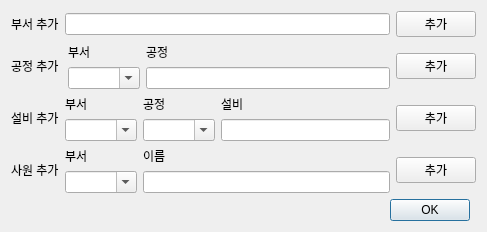
<?xml version="1.0" encoding="UTF-8"?>
<ui version="4.0">
 <class>EIS_input_information</class>
 <widget class="QDialog" name="EIS_input_information">
  <property name="geometry">
   <rect>
    <x>0</x>
    <y>0</y>
    <width>487</width>
    <height>227</height>
   </rect>
  </property>
  <property name="windowTitle">
   <string>Dialog</string>
  </property>
  <layout class="QGridLayout" name="gridLayout">
   <item row="5" column="0">
    <spacer name="verticalSpacer">
     <property name="orientation">
      <enum>Qt::Vertical</enum>
     </property>
     <property name="sizeHint" stdset="0">
      <size>
       <width>20</width>
       <height>40</height>
      </size>
     </property>
    </spacer>
   </item>
   <item row="6" column="0">
    <widget class="QDialogButtonBox" name="buttonBox">
     <property name="orientation">
      <enum>Qt::Horizontal</enum>
     </property>
     <property name="standardButtons">
      <set>QDialogButtonBox::Ok</set>
     </property>
    </widget>
   </item>
   <item row="0" column="0" colspan="2">
    <layout class="QGridLayout" name="gridLayout_4">
     <item row="1" column="0">
      <widget class="QLabel" name="label">
       <property name="text">
        <string>부서 추가</string>
       </property>
      </widget>
     </item>
     <item row="1" column="1">
      <widget class="QLineEdit" name="add_team"/>
     </item>
     <item row="1" column="2">
      <widget class="QPushButton" name="add_team_btn">
       <property name="text">
        <string>추가</string>
       </property>
      </widget>
     </item>
    </layout>
   </item>
   <item row="1" column="0" colspan="2">
    <layout class="QGridLayout" name="gridLayout_2">
     <item row="0" column="0" rowspan="2">
      <widget class="QLabel" name="label_2">
       <property name="text">
        <string>공정 추가 </string>
       </property>
      </widget>
     </item>
     <item row="0" column="1">
      <widget class="QLabel" name="label_3">
       <property name="text">
        <string>부서</string>
       </property>
      </widget>
     </item>
     <item row="0" column="2">
      <widget class="QLabel" name="label_4">
       <property name="sizePolicy">
        <sizepolicy hsizetype="Fixed" vsizetype="Maximum">
         <horstretch>0</horstretch>
         <verstretch>0</verstretch>
        </sizepolicy>
       </property>
       <property name="text">
        <string>공정</string>
       </property>
      </widget>
     </item>
     <item row="1" column="1">
      <widget class="QComboBox" name="add_process_team">
       <property name="editable">
        <bool>true</bool>
       </property>
      </widget>
     </item>
     <item row="0" column="3" rowspan="2">
      <widget class="QPushButton" name="add_process_btn">
       <property name="text">
        <string>추가</string>
       </property>
      </widget>
     </item>
     <item row="1" column="2">
      <widget class="QLineEdit" name="add_process"/>
     </item>
    </layout>
   </item>
   <item row="2" column="0" colspan="2">
    <layout class="QGridLayout" name="gridLayout_5">
     <item row="0" column="1">
      <widget class="QLabel" name="label_6">
       <property name="text">
        <string>부서</string>
       </property>
      </widget>
     </item>
     <item row="0" column="2">
      <widget class="QLabel" name="label_7">
       <property name="text">
        <string>공정</string>
       </property>
      </widget>
     </item>
     <item row="0" column="3">
      <widget class="QLabel" name="label_8">
       <property name="text">
        <string>설비</string>
       </property>
      </widget>
     </item>
     <item row="1" column="1">
      <widget class="QComboBox" name="add_facilities_team">
       <property name="editable">
        <bool>true</bool>
       </property>
      </widget>
     </item>
     <item row="1" column="3">
      <widget class="QLineEdit" name="add_facilities"/>
     </item>
     <item row="1" column="2">
      <widget class="QComboBox" name="add_facilities_process">
       <property name="editable">
        <bool>true</bool>
       </property>
      </widget>
     </item>
     <item row="0" column="0" rowspan="2">
      <widget class="QLabel" name="label_5">
       <property name="text">
        <string>설비 추가</string>
       </property>
      </widget>
     </item>
     <item row="0" column="4" rowspan="2">
      <widget class="QPushButton" name="add_facilities_btn">
       <property name="text">
        <string>추가</string>
       </property>
      </widget>
     </item>
    </layout>
   </item>
   <item row="3" column="0" colspan="2">
    <layout class="QGridLayout" name="gridLayout_6">
     <item row="1" column="1">
      <widget class="QComboBox" name="add_people_team">
       <property name="editable">
        <bool>true</bool>
       </property>
      </widget>
     </item>
     <item row="0" column="1">
      <widget class="QLabel" name="label_10">
       <property name="text">
        <string>부서</string>
       </property>
      </widget>
     </item>
     <item row="0" column="2">
      <widget class="QLabel" name="label_11">
       <property name="text">
        <string>이름</string>
       </property>
      </widget>
     </item>
     <item row="1" column="2">
      <widget class="QLineEdit" name="add_people"/>
     </item>
     <item row="0" column="3" rowspan="2">
      <widget class="QPushButton" name="add_people_btn">
       <property name="text">
        <string>추가</string>
       </property>
      </widget>
     </item>
     <item row="0" column="0" rowspan="2">
      <widget class="QLabel" name="label_9">
       <property name="text">
        <string>사원 추가</string>
       </property>
      </widget>
     </item>
    </layout>
   </item>
  </layout>
 </widget>
 <resources/>
 <connections>
  <connection>
   <sender>buttonBox</sender>
   <signal>accepted()</signal>
   <receiver>EIS_input_information</receiver>
   <slot>accept()</slot>
   <hints>
    <hint type="sourcelabel">
     <x>248</x>
     <y>254</y>
    </hint>
    <hint type="destinationlabel">
     <x>157</x>
     <y>274</y>
    </hint>
   </hints>
  </connection>
  <connection>
   <sender>buttonBox</sender>
   <signal>rejected()</signal>
   <receiver>EIS_input_information</receiver>
   <slot>reject()</slot>
   <hints>
    <hint type="sourcelabel">
     <x>316</x>
     <y>260</y>
    </hint>
    <hint type="destinationlabel">
     <x>286</x>
     <y>274</y>
    </hint>
   </hints>
  </connection>
 </connections>
</ui>
